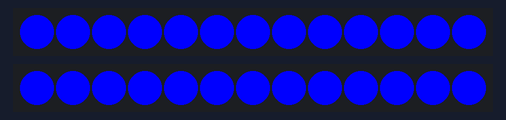
A sketch run on a simulated Arduino Uno, built with avr-gcc and run on an emulated ATmega328P. Shown: 2 × 13 RGB LEDs in strip order, left to right.

Above: at 0.01 s.
At 0.61 s:
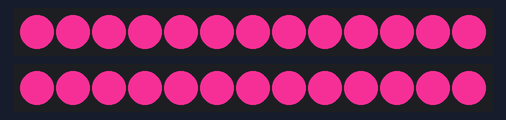

The sketch:

StroboColors.ino
```cpp
#include "FastLED.h"

// How many leds in your strip?
#define NUM_LEDSa 13
#define NUM_LEDSb 13

// For led chips like Neopixels, which have a data line, ground, and power, you just
// need to define DATA_PIN.  For led chipsets that are SPI based (four wires - data, clock,
// ground, and power), like the LPD8806 define both DATA_PIN and CLOCK_PIN
#define DATA_PINa 12
#define DATA_PINb 10
#define CLOCK_PIN 11

// Define the array of leds
CRGB led_off;
CRGB ledsa[NUM_LEDSa];
CRGB ledsb[NUM_LEDSb];
CRGB colors[5];
int minB = 0;
int maxB = 255;// Thats full on, watch the power!

 int speed = 50;


void setup() {
      // Uncomment/edit one of the following lines for your leds arrangement.
      // FastLED.addLeds<TM1803, DATA_PIN, RGB>(leds, NUM_LEDS);
      // FastLED.addLeds<TM1804, DATA_PIN, RGB>(leds, NUM_LEDS);
      // FastLED.addLeds<TM1809, DATA_PIN, RGB>(leds, NUM_LEDS);
      // FastLED.addLeds<WS2811, DATA_PIN, RGB>(leds, NUM_LEDS);
      // FastLED.addLeds<WS2812, DATA_PIN, RGB>(leds, NUM_LEDS);
      // FastLED.addLeds<WS2812B, DATA_PIN, RGB>(leds, NUM_LEDS);
  	  // FastLED.addLeds<NEOPIXEL, DATA_PIN>(leds, NUM_LEDS);
      // FastLED.addLeds<APA104, DATA_PIN, RGB>(leds, NUM_LEDS);
      // FastLED.addLeds<UCS1903, DATA_PIN, RGB>(leds, NUM_LEDS);
      // FastLED.addLeds<UCS1903B, DATA_PIN, RGB>(leds, NUM_LEDS);
      // FastLED.addLeds<GW6205, DATA_PIN, RGB>(leds, NUM_LEDS);
      // FastLED.addLeds<GW6205_400, DATA_PIN, RGB>(leds, NUM_LEDS);

      // FastLED.addLeds<WS2801, RGB>(leds, NUM_LEDS);
      // FastLED.addLeds<SM16716, RGB>(leds, NUM_LEDS);
      // FastLED.addLeds<LPD8806, RGB>(leds, NUM_LEDS);
      // FastLED.addLeds<P9813, RGB>(leds, NUM_LEDS);
      // FastLED.addLeds<APA102, RGB>(leds, NUM_LEDS);
      // FastLED.addLeds<DOTSTAR, RGB>(leds, NUM_LEDS);

      // FastLED.addLeds<WS2801, DATA_PIN, CLOCK_PIN, RGB>(leds, NUM_LEDS);
      // FastLED.addLeds<SM16716, DATA_PIN, CLOCK_PIN, RGB>(leds, NUM_LEDS);
      // FastLED.addLeds<LPD8806, DATA_PIN, CLOCK_PIN, RGB>(leds, NUM_LEDS);
      // FastLED.addLeds<P9813, DATA_PIN, CLOCK_PIN, RGB>(leds, NUM_LEDS);
       FastLED.addLeds<APA102, DATA_PINa, CLOCK_PIN, RGB>(ledsa, NUM_LEDSa);
       FastLED.addLeds<APA102, DATA_PINb, CLOCK_PIN, RGB>(ledsb, NUM_LEDSb);
      // FastLED.addLeds<DOTSTAR, DATA_PIN, CLOCK_PIN, RGB>(leds, NUM_LEDS);
      led_off= CRGB::Black;

      colors[0] = CRGB::Red;
      colors[1] = CRGB::Navy;
      colors[2] = CRGB::BlueViolet;
      colors[3] = CRGB::CornflowerBlue;
      colors[4] = CRGB::White;
      //colors[4].red = 0;
      //colors[4].green = 0;
      //colors[4].blue = 153;

}
CRGB apaFix(CRGB led){
  int tr = led.red;
  led.red = led.blue;
  led.blue = tr;
  return led;
}
/*
CRGB apaFixAll(CRGB leds[],int arraySize){
  //int ledsSize = sizeof(leds)/sizeof(int);
  int i=0;
  while(i < arraySize){
    //CRGB led = leds[i];
    leds[i] = apaFix(leds[i]);
    i++;
  }
  return leds;
}*/
int dir = 0;
int curC = 0;
void loop() {
 if(dir == 0){
   int i=0;
   while(i<NUM_LEDSa){
      ledsa[i]=apaFix(colors[curC]);
      i++;
   }
   i=0;
   while(i<NUM_LEDSb){
      ledsb[i]=apaFix(colors[curC]);
      i++;
   }
   dir++;
 }else{
  int i=0;
   while(i<NUM_LEDSa){
      ledsa[i]=apaFix(led_off);
      i++;
   }
   i=0;
   while(i<NUM_LEDSb){
      ledsb[i]=apaFix(led_off);
      i++;
   }
   dir = 0;
 }
   FastLED.setBrightness(maxB);
   FastLED.show();
 if(curC <4){
  curC++;
 }else{
  curC = 0;
 }
 delay(speed);
}
```

Measured:
- by itself, everything shown: repeats every 0.51 s, in 10 steps
